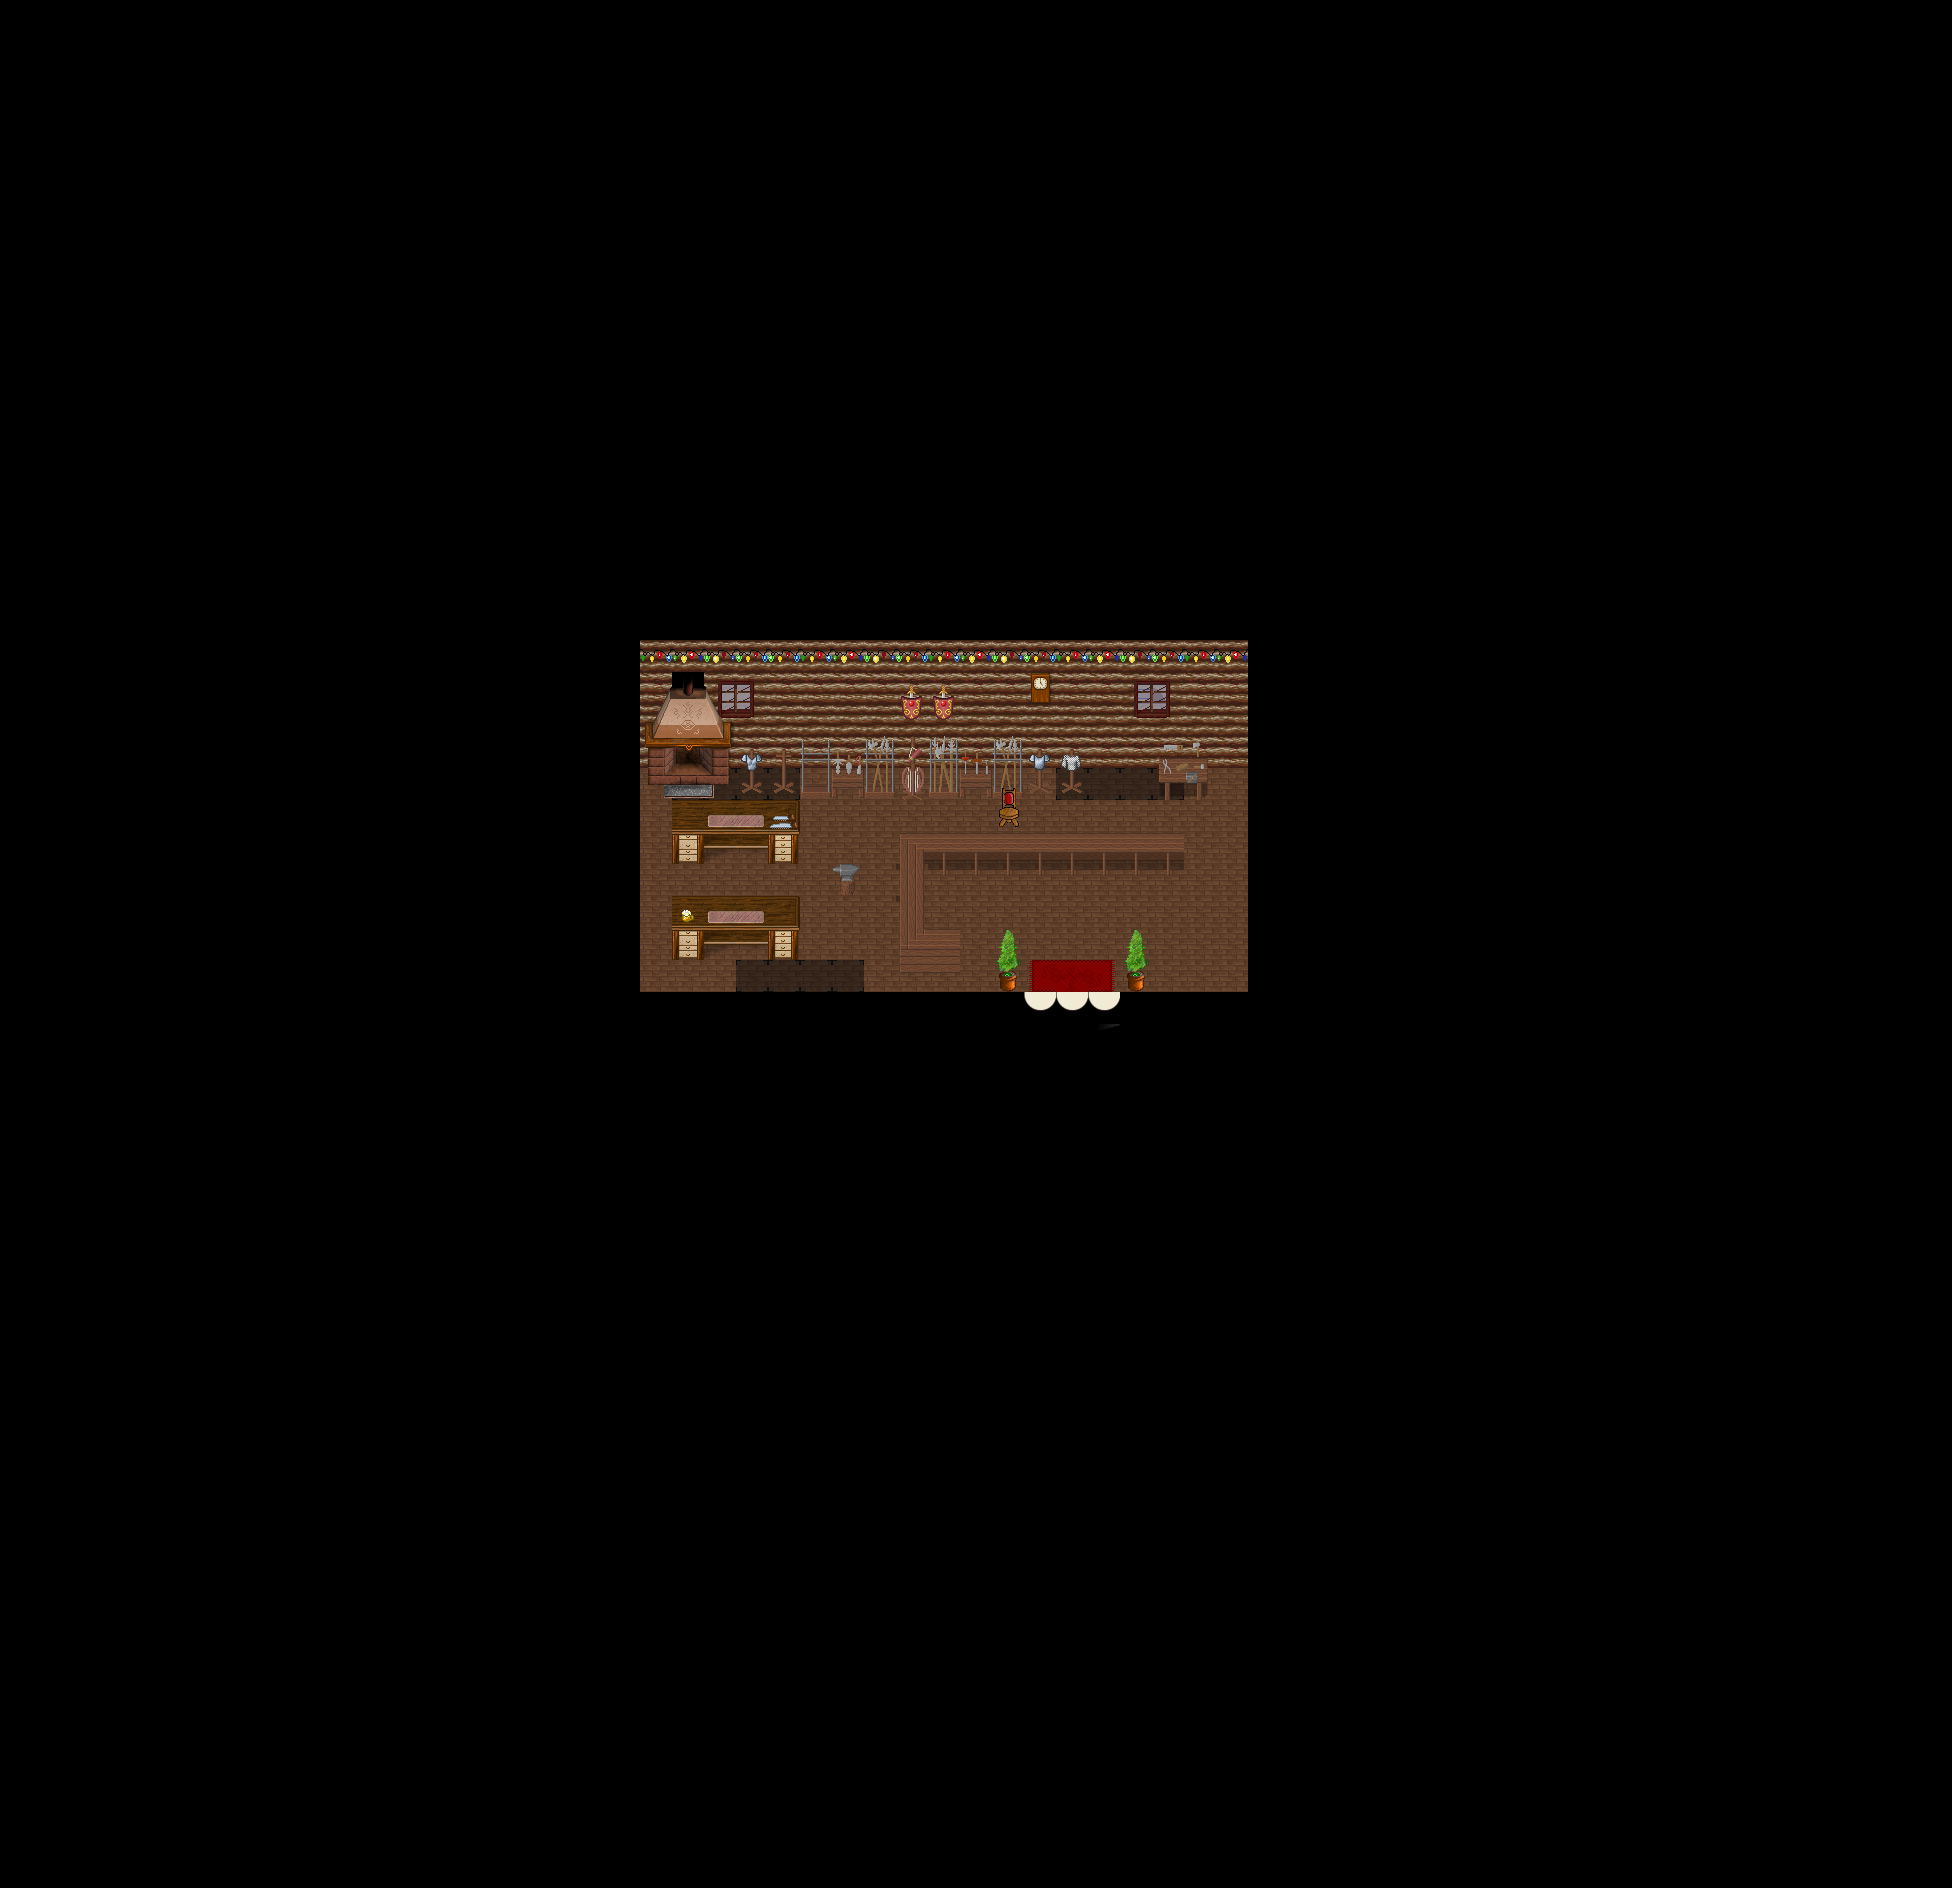

Below is a game level as drawn by its tile map, then a one-line description and the .tmx that defines it (tile-layer data replaced by summaries):
An orthogonal 61x59 tile map with 32x32 px tiles, 8 tile layers (Ground1, Ground2, Shadow, Ground3, ...), 2 hidden layers not drawn, 12 tilesets and 3 objects (2x fixme, warp).

<map version="1.0" tiledversion="1.0.3" orientation="orthogonal" renderorder="right-down" width="61" height="59" tilewidth="32" tileheight="32" nextobjectid="41">
 <properties>
  <property name="author" value="TMW2 Team" />
  <property name="license" value="GPL v2+" />
  <property name="manaplus version" value="2" />
  <property name="minimap" value="graphics/minimaps/020-5.png" />
  <property name="music" value="8bit_the_hero.ogg" />
  <property name="name" value="Nivalis Indoors" />
 </properties>
 <tileset firstgid="1" name="Collision" tilewidth="32" tileheight="32" tilecount="9" columns="3">
  <image source="../graphics/tilesets/collision.png" width="96" height="96" />
 </tileset>
 <tileset firstgid="10" source="../graphics/tilesets/inn.tsx" />
 <tileset firstgid="266" name="snow_village" tilewidth="32" tileheight="32" tilecount="256" columns="16">
  <image source="../graphics/tilesets/snow_village.png" width="512" height="512" />
 </tileset>
 <tileset firstgid="522" name="inn2" tilewidth="32" tileheight="32" tilecount="256" columns="16">
  <image source="../graphics/tilesets/inn2.png" width="512" height="512" />
 </tileset>
 <tileset firstgid="778" name="woodland_indoor" tilewidth="32" tileheight="32" tilecount="256" columns="16">
  <image source="../graphics/tilesets/woodland_indoor.png" width="512" height="512" />
 </tileset>
 <tileset firstgid="1034" name="inn_x2" tilewidth="32" tileheight="64" tilecount="48" columns="16">
  <image source="../graphics/tilesets/inn_x2.png" width="512" height="192" />
 </tileset>
 <tileset firstgid="1082" name="inn_x3" tilewidth="32" tileheight="96" tilecount="80" columns="16">
  <image source="../graphics/tilesets/inn_x3.png" width="512" height="480" />
 </tileset>
 <tileset firstgid="1162" name="inn_x4" tilewidth="32" tileheight="128" tilecount="16" columns="16">
  <image source="../graphics/tilesets/inn_x4.png" width="512" height="128" />
 </tileset>
 <tileset firstgid="1178" name="christmas" tilewidth="32" tileheight="32" tilecount="304" columns="16">
  <image source="../graphics/tilesets/christmas.png" width="512" height="608" />
 </tileset>
 <tileset firstgid="1482" name="shadow" tilewidth="32" tileheight="32" tilecount="128" columns="8">
  <image source="../graphics/tilesets/shadow.png" width="256" height="512" />
 </tileset>
 <tileset firstgid="1610" name="woodland_indoor_x2" tilewidth="32" tileheight="64" tilecount="48" columns="16">
  <image source="../graphics/tilesets/woodland_indoor_x2.png" width="512" height="192" />
 </tileset>
 <tileset firstgid="1658" name="woodland_indoor_x3" tilewidth="32" tileheight="96" tilecount="48" columns="16">
  <image source="../graphics/tilesets/woodland_indoor_x3.png" width="512" height="288" />
 </tileset>
 <layer name="Ground1" width="61" height="59">
  <data>[3599 cells, 3599 non-empty, 4 distinct tile ids]</data>
 </layer>
 <layer name="Ground2" width="61" height="59">
  <data>[3599 cells, 46 non-empty, 18 distinct tile ids]</data>
 </layer>
 <layer name="Shadow" width="61" height="59">
  <data>[3599 cells, 21 non-empty, 12 distinct tile ids]</data>
 </layer>
 <layer name="Ground3" width="61" height="59">
  <data>[3599 cells, 18 non-empty, 14 distinct tile ids]</data>
 </layer>
 <layer name="Fringe" width="61" height="59">
  <data>[3599 cells, 19 non-empty, 17 distinct tile ids]</data>
 </layer>
 <layer name="Over1" width="61" height="59">
  <data>[3599 cells, 27 non-empty, 6 distinct tile ids]</data>
 </layer>
 <layer name="Over2" width="61" height="59">
  <data>[3599 cells, 3 non-empty, 3 distinct tile ids]</data>
 </layer>
 <layer name="OverChristmas" width="61" height="59">
  <properties>
   <property name="Mask" value="128" />
  </properties>
  <data>[3599 cells, 19 non-empty, 4 distinct tile ids]</data>
 </layer>
 <layer name="Collision" width="61" height="59" visible="0">
  <data>[3599 cells, 3490 non-empty, 1 distinct tile ids]</data>
 </layer>
 <layer name="Heights" width="61" height="59" visible="0">
  <data>[3599 cells, 0 non-empty, 0 distinct tile ids]</data>
 </layer>
 <objectgroup name="Objects">
  <object id="36" name="Margin" type="fixme" x="1312" y="1248" width="640" height="640" />
  <object id="39" name="Margin" type="fixme" x="0" y="0" width="640" height="640" />
  <object id="40" name="To Nivalis" type="warp" x="1024" y="992" width="96" height="32">
   <properties>
    <property name="dest_map" value="020-1" />
    <property name="dest_x" value="86" />
    <property name="dest_y" value="47" />
   </properties>
  </object>
 </objectgroup>
</map>
